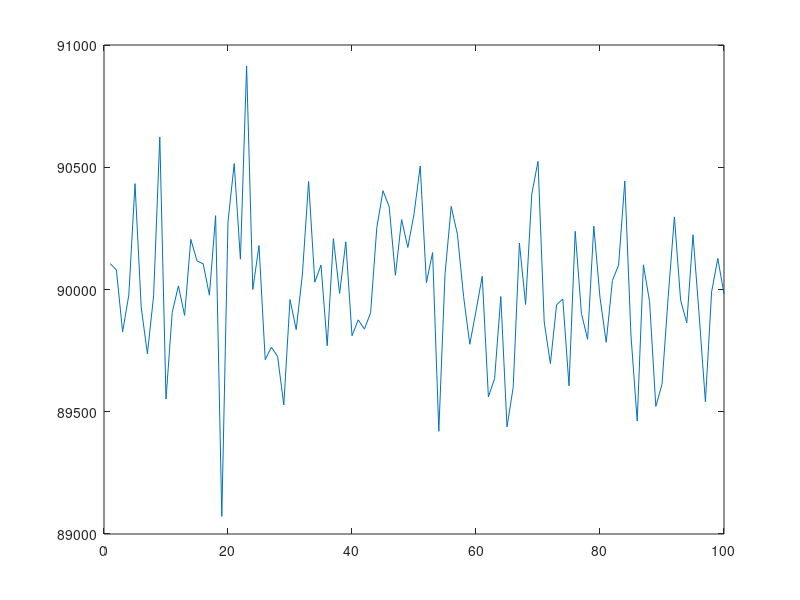
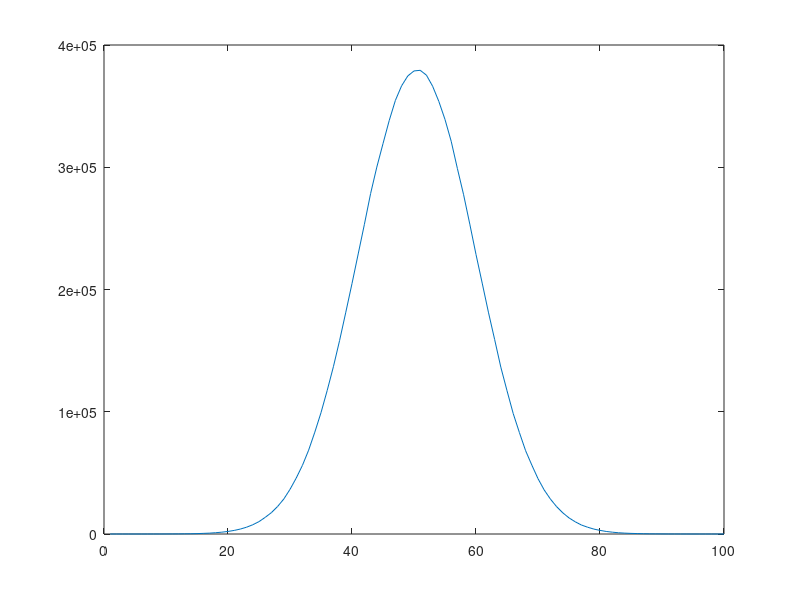

Source code (MATLAB) for these figures, in order:
v = rand([9000000, 1]);
h = hist(v, 100);
plot(h);

vn = randn([9000000,1]);

hn = hist(vn,100);        
figure, plot(hn);